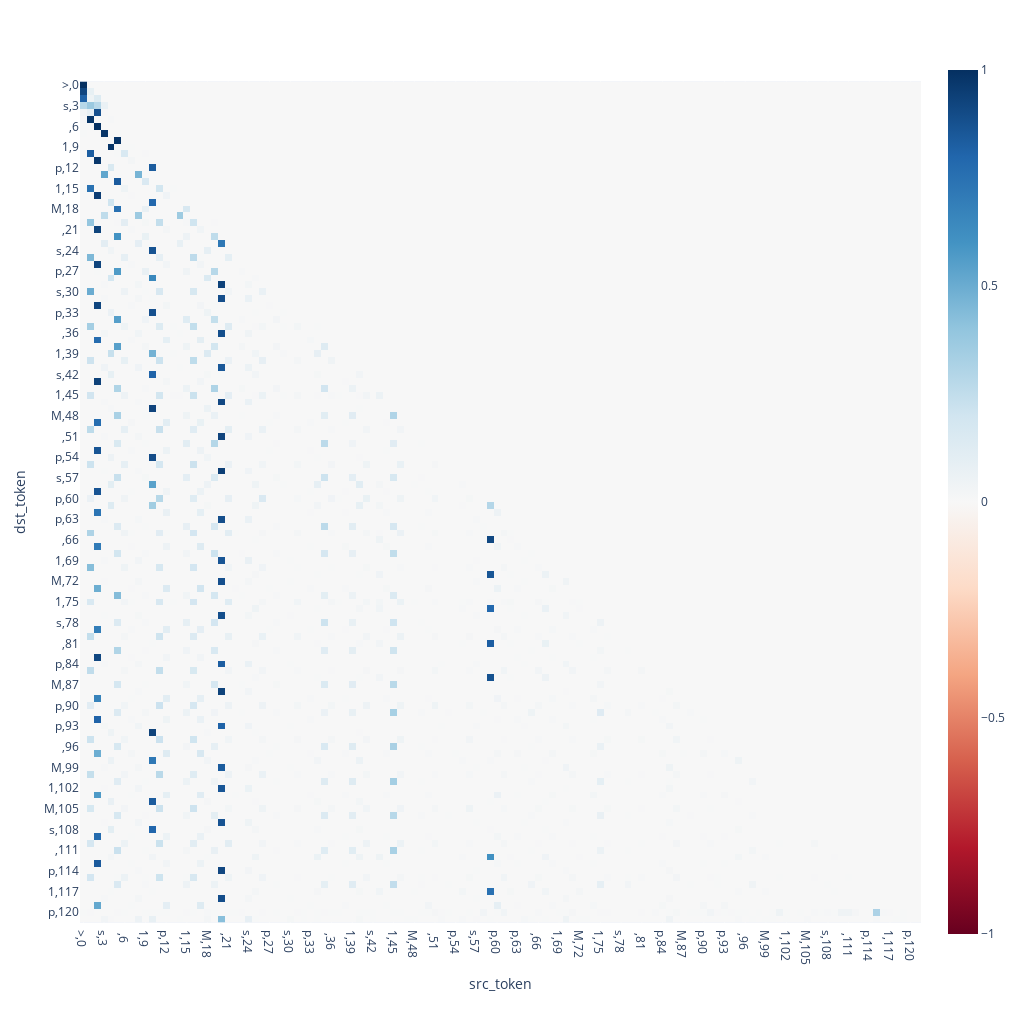

The cell this chart's notebook holds for it:
### Code cell
from transformer_lens.utils import to_numpy

test_input = next(generate_dataset(n=n_comb))
test_input_tokens = tokenizer.str_to_tokens(test_input)
logits, cache = model.run_with_cache(torch.tensor(test_input_tokens))

attn_pattern = to_numpy(cache["pattern", 0])

limit = 500
imshow(test_input[:limit], attn_pattern[-1,-1][:limit,:limit], xaxis="src_token", yaxis="dst_token")

### Figure 1 — Plotly figure (JSON) as saved in the notebook; plotly's stock layout.template omitted (floating-point values rounded to 4 significant figures; data arrays with more than 128 entries replaced by an {"elided": "..."} marker saying what was removed)
{"data": [{"coloraxis": "coloraxis", "hovertemplate": "src_token: %{x}<br>dst_token: %{y}<br>color: %{z}<extra></extra>", "name": "0", "type": "heatmap", "x": [">,0", " ,1", "p,2", "s,3", "M,4", "1,5", " ,6", "p,7", "s,8", "1,9", "M,10", " ,11", "p,12", "M,13", "s,14", "1,15", " ,16", "p,17", "M,18", "1,19", "s,20", " ,21", "p,22", "1,23", "s,24", "M,25", " ,26", "p,27", "1,28", "M,29", "s,30", " ,31", "s,32", "p,33", "M,34", "1,35", " ,36", "s,37", "p,38", "1,39", "M,40", " ,41", "s,42", "M,43", "p,44", "1,45", " ,46", "s,47", "M,48", "1,49", "p,50", " ,51", "s,52", "1,53", "p,54", "M,55", " ,56", "s,57", "1,58", "M,59", "p,60", " ,61", "M,62", "p,63", "s,64", "1,65", " ,66", "M,67", "p,68", "1,69", "s,70", " ,71", "M,72", "s,73", "p,74", "1,75", " ,76", "M,77", "s,78", "1,79", "p,80", " ,81", "M,82", "1,83", "p,84", "s,85", " ,86", "M,87", "1,88", "s,89", "p,90", " ,91", "1,92", "p,93", "s,94", "M,95", " ,96", "1,97", "p,98", "M,99", "s,100", " ,101", "1,102", "s,103", "p,104", "M,105", " ,106", "1,107", "s,108", "M,109", "p,110", " ,111", "1,112", "M,113", "p,114", "s,115", " ,116", "1,117", "M,118", "s,119", "p,120", ".,121"], "xaxis": "x", "y": [">,0", " ,1", "p,2", "s,3", "M,4", "1,5", " ,6", "p,7", "s,8", "1,9", "M,10", " ,11", "p,12", "M,13", "s,14", "1,15", " ,16", "p,17", "M,18", "1,19", "s,20", " ,21", "p,22", "1,23", "s,24", "M,25", " ,26", "p,27", "1,28", "M,29", "s,30", " ,31", "s,32", "p,33", "M,34", "1,35", " ,36", "s,37", "p,38", "1,39", "M,40", " ,41", "s,42", "M,43", "p,44", "1,45", " ,46", "s,47", "M,48", "1,49", "p,50", " ,51", "s,52", "1,53", "p,54", "M,55", " ,56", "s,57", "1,58", "M,59", "p,60", " ,61", "M,62", "p,63", "s,64", "1,65", " ,66", "M,67", "p,68", "1,69", "s,70", " ,71", "M,72", "s,73", "p,74", "1,75", " ,76", "M,77", "s,78", "1,79", "p,80", " ,81", "M,82", "1,83", "p,84", "s,85", " ,86", "M,87", "1,88", "s,89", "p,90", " ,91", "1,92", "p,93", "s,94", "M,95", " ,96", "1,97", "p,98", "M,99", "s,100", " ,101", "1,102", "s,103", "p,104", "M,105", " ,106", "1,107", "s,108", "M,109", "p,110", " ,111", "1,112", "M,113", "p,114", "s,115", " ,116", "1,117", "M,118", "s,119", "p,120", ".,121"], "yaxis": "y", "z": {"elided": "122x122 float values"}}], "layout": {"coloraxis": {"cmid": 0, "colorscale": [[0, "rgb(103,0,31)"], [0.1, "rgb(178,24,43)"], [0.2, "rgb(214,96,77)"], [0.3, "rgb(244,165,130)"], [0.4, "rgb(253,219,199)"], [0.5, "rgb(247,247,247)"], [0.6, "rgb(209,229,240)"], [0.7, "rgb(146,197,222)"], [0.8, "rgb(67,147,195)"], [0.9, "rgb(33,102,172)"], [1, "rgb(5,48,97)"]]}, "height": 1024, "margin": {"t": 60}, "width": 1024, "xaxis": {"anchor": "y", "constrain": "domain", "domain": [0, 1], "scaleanchor": "y", "title": {"text": "src_token"}}, "yaxis": {"anchor": "x", "autorange": "reversed", "constrain": "domain", "domain": [0, 1], "title": {"text": "dst_token"}}}}
